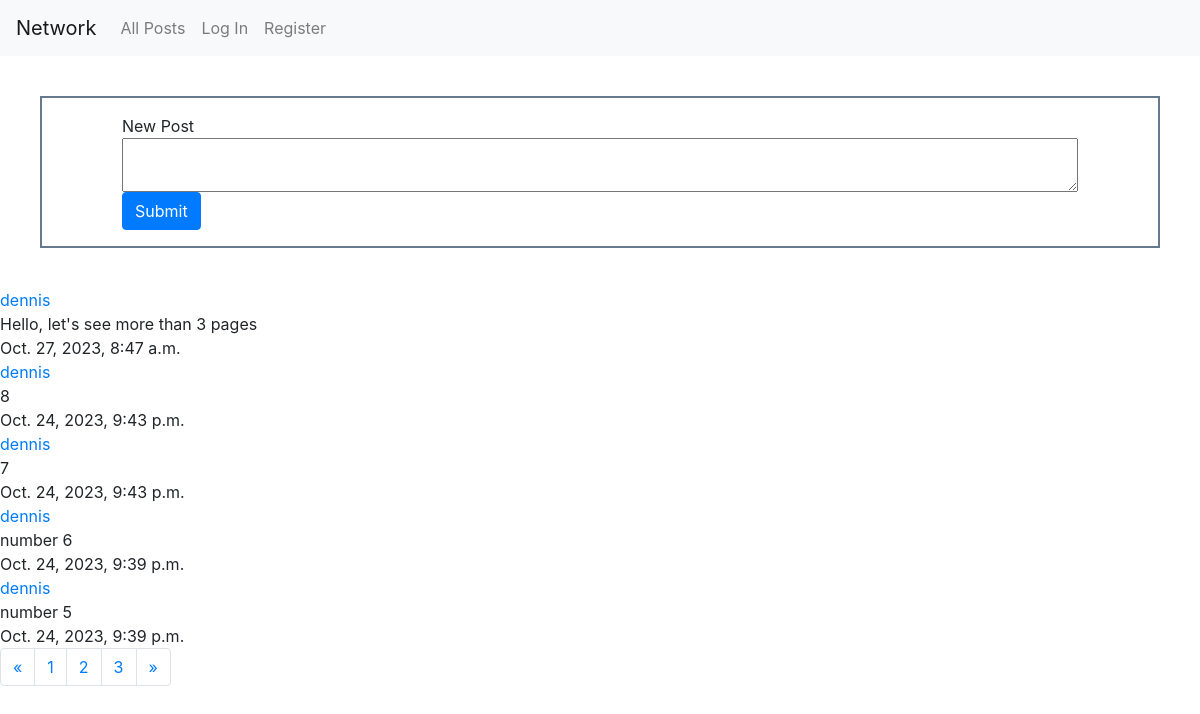
Screenshot of /?page=2 with the database file from the repository.
### network/models.py (models this page shows, shortened)
class Post(models.Model):
    poster = models.ForeignKey(User, on_delete=models.CASCADE, related_name="post")
    content = models.TextField()
    timestamp = models.DateTimeField()

class User(AbstractUser):
    pass

### network/views.py (the view)
# urls.py: path("", views.index, name="index"),
def index(request):
    post_list = Post.objects.all()
    post_list = post_list.order_by("-timestamp").all()
    paginator = Paginator(post_list,5)
    page_number = request.GET.get('page')
    post_list = paginator.get_page(page_number)
    return render(request, "network/index.html",{"post_list":post_list})

### network/templates/network/index.html (shortened to what this page needs)
{% extends "network/layout.html" %}
{% load static %}
{% block body %}
    <div id="new-post">
        <div id="new-post-form">
            New Post
            <form id="submit-post">
                <div>
                    <textarea id="new-post-text"></textarea>
                </div>
                <input type="submit" id="new-post-button" class="btn btn-primary">
            </form>
        </div>
    </div>
    <div id="main-page">
        <div id="all-posts">
            {% for post in post_list %}
                <div class="post">
                    <a href="{% url 'profile' post.poster_id %}">{{ post.poster }}</a>
                    <div id="{{ post.id }}-content">{{ post.content }}</div>
                    <div>{{ post.timestamp }}</div>
                </div>
            {% endfor %}
        </div>
    </div>
    <nav aria-label="Page navigation">
        <ul class="pagination">
        {% if post_list.has_previous %}
          <li class="page-item">
            <a class="page-link" href="?page={{ post_list.previous_page_number }}" aria-label="Previous">
              <span aria-hidden="true">&laquo;</span>
            </a>
          </li>
        {% endif %}
        {% if post_list.paginator.num_pages <= 3 %}
            {% for page in post_list.paginator.page_range %}
                <li class="page-item"><a class="page-link" href="?page={{ page }}">{{ page }}</a></li>
            {% endfor %}
        {% else %}
          {% if post_list.has_previous %}
            <li class="page-item"><a class="page-link" href="?page={{ post_list.previous_page_number }}">{{ post_list.previous_page_number }}</a></li>
          {% endif %}
            <li class="page-item"><a class="page-link" href="?page={{ post_list.number }}">{{ post_list.number }}</a></li>
          {% if post_list.has_next %}
            <li class="page-item"><a class="page-link" href="?page={{ post_list.next_page_number }}">{{ post_list.next_page_number }}</a></li>
          {% endif %}
        {% endif %}
        {% if post_list.has_next %}
            <li class="page-item">
            <a class="page-link" href="?page={{ post_list.next_page_number }}" aria-label="Next">
              <span aria-hidden="true">&raquo;</span>
            </a>
          </li>
        {% endif %}
        </ul>
      </nav>
{% endblock %}

### network/static/network/styles.css (style rules this page uses)
#new-post { padding-left: 10vh; padding-right: 10vh; padding-top: 2vh; padding-bottom: 2vh; border: 2px solid rgb(102, 121, 141); margin:5vh; }
#new-post-form { width:100%; height:100%; }
#new-post-text { width:100%; height:100%; }
textarea { display:block; }

### rows the page displays
Post: poster "dennis", content "Hello, let's see more than 3 pages", timestamp "Oct. 27, 2023, 8:47 a.m."
Post: poster "dennis", content "8", timestamp "Oct. 24, 2023, 9:43 p.m."
Post: poster "dennis", content "7", timestamp "Oct. 24, 2023, 9:43 p.m."
Post: poster "dennis", content "number 6", timestamp "Oct. 24, 2023, 9:39 p.m."
Post: poster "dennis", content "number 5", timestamp "Oct. 24, 2023, 9:39 p.m."

### other values shown
{{ post_list.previous_page_number }} "1"
{{ post_list.number }} "2"
{{ post_list.next_page_number }} "3"
